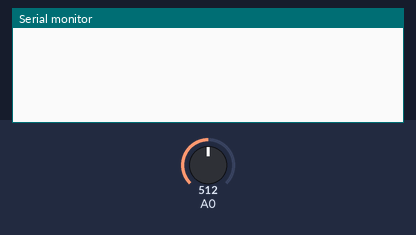
Bench run of a sketch on a simulated Arduino Uno, built with avr-gcc and run on an emulated ATmega328P. Parts: the last lines printed to the serial monitor. The test bench sets the inputs (shaded band); at power-on: A0 = 512.

Above: at 2.8 s.
2.9 s: A0 set to 367
5.6 s: A0 set to 341
At 6.5 s:
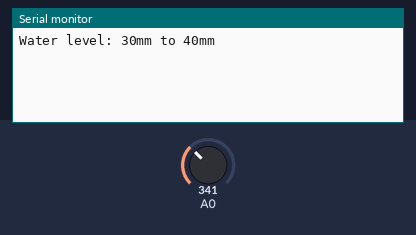
9.5 s: A0 set to 55
At 10.8 s:
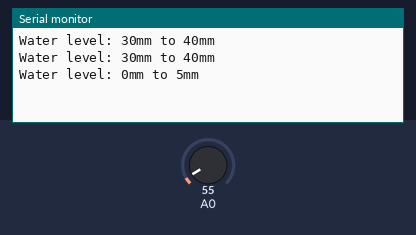
12.2 s: A0 set to 46
At 15.1 s:
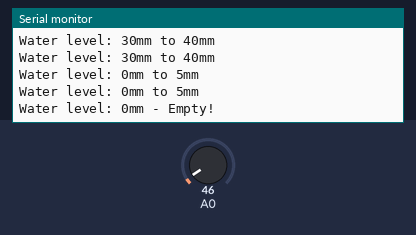

Measured:
- the behaviour switches between 351 and 350 on A0 (found by bisection; images 0 and 1)
- the behaviour switches between 51 and 50 on A0 (found by bisection; images 2 and 3)
- after the input at 5.6 s, the serial monitor: prints a new line after 0.40 s (image 1)
- after the input at 9.5 s, the serial monitor: prints a new line after 0.50 s (image 2)
- after the input at 12.2 s, the serial monitor: prints a new line after 1.8 s (image 3)

The sketch:

WATAH.ino
```cpp
void setup() {
  // Begin serial communication
  Serial.begin(9600);
}

void loop() {
  // Read data from the analog pin and store it in the 'value' variable
  int sensor = analogRead(A0);


//Serial.println(sensor);

  if (sensor <= 50) {
    Serial.println("Water level: 0mm - Empty!");
}
else if (sensor > 50 && sensor <= 100) {
    Serial.println("Water level: 0mm to 5mm");
}
else if (sensor > 100 && sensor <= 150) {
    Serial.println("Water level: 5mm to 10mm");
}
else if (sensor > 150 && sensor <= 200) {
    Serial.println("Water level: 10mm to 15mm");
}
else if (sensor > 200 && sensor <= 250) {
    Serial.println("Water level: 15mm to 20mm");
}
else if (sensor > 250 && sensor <= 300) {
    Serial.println("Water level: 20mm to 30mm");
}
else if (sensor > 300 && sensor <= 350) {
    Serial.println("Water level: 30mm to 40mm");
}

  /*if (sensor < 100){  // If the sensor value is less than 100
    Serial.println("Low"); // Print "Low" to the Serial Monitor
  }
  else if (sensor >= 100 && sensor <= 200){ // If the sensor value is between 100 and 200
    Serial.println("Medium"); // Print "Medium" to the Serial Monitor
  }
  else if (sensor > 200){ // If the sensor value is greater than 200
    Serial.println("High"); // Print "High" to the Serial Monitor
  }*/

  delay(2000); // Check for new value every 5 seconds
  }
```
